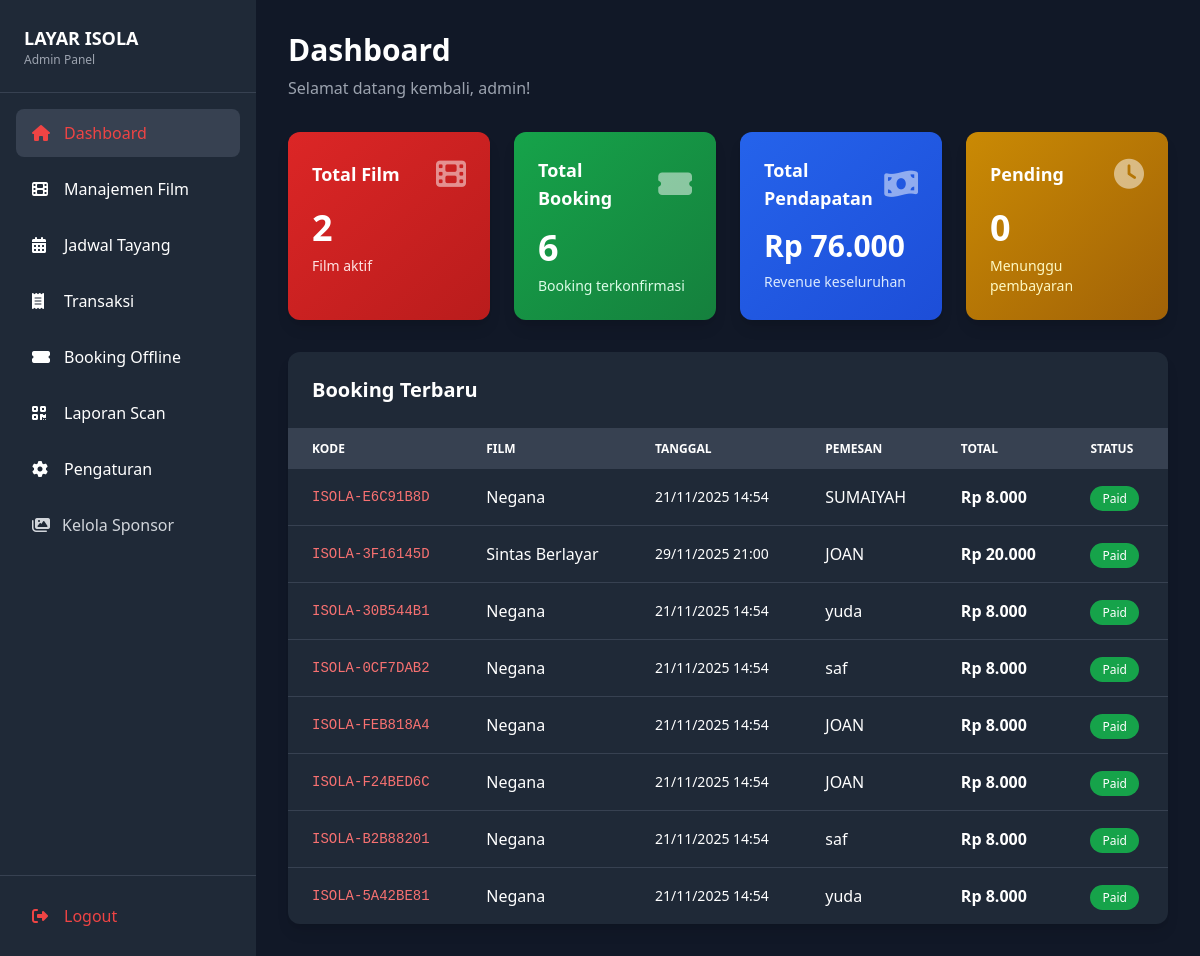
Page /admin/dashboard.php (signed in) on the committed database.
### tables this page shows
CREATE TABLE `settings` (
  `id` int(11) NOT NULL,
  `setting_key` varchar(100) NOT NULL,
  `setting_value` text DEFAULT NULL,
  `setting_type` varchar(50) DEFAULT 'text' COMMENT 'text, number, boolean, json',
  `description` text DEFAULT NULL,
  `updated_at` timestamp NULL DEFAULT current_timestamp() ON UPDATE current_timestamp()
);

CREATE TABLE `bookings` (
  `id` int(11) NOT NULL,
  `booking_code` varchar(20) NOT NULL,
  `schedule_id` int(11) NOT NULL,
  `customer_name` varchar(100) NOT NULL,
  `customer_email` varchar(100) DEFAULT NULL,
  `customer_phone` varchar(20) DEFAULT NULL,
  `seats` text NOT NULL COMMENT 'JSON array seat labels',
  `total_seats` int(11) NOT NULL,
  `total_price` decimal(10,2) NOT NULL,
  `booking_status` enum('pending','confirmed','cancelled','expired','used') DEFAULT 'pending',
  `payment_status` enum('unpaid','paid','failed','refunded') DEFAULT 'unpaid',
  `booking_date` timestamp NULL DEFAULT current_timestamp(),
  `expired_at` timestamp NULL DEFAULT NULL COMMENT 'Waktu booking akan expired jika belum bayar',
  `email_sent` tinyint(1) DEFAULT 0,
  `email_sent_at` timestamp NULL DEFAULT NULL,
  `used_at` timestamp NULL DEFAULT NULL
);

CREATE TABLE `films` (
  `id` int(11) NOT NULL,
  `title` varchar(200) NOT NULL,
  `description` text DEFAULT NULL,
  `duration` int(11) NOT NULL COMMENT 'Durasi dalam menit',
  `genre` varchar(100) DEFAULT NULL,
  `rating` varchar(10) DEFAULT NULL COMMENT 'G, PG, PG-13, R, dll',
  `release_date` date DEFAULT NULL,
  `cover_image` varchar(255) DEFAULT NULL COMMENT 'Path ke gambar cover',
  `trailer_url` varchar(255) DEFAULT NULL,
  `trailer_file` varchar(255) DEFAULT NULL,
  `second_film_id` int(11) DEFAULT NULL,
  `is_double_feature` tinyint(1) DEFAULT 0,
  `second_cover_image` varchar(255) DEFAULT NULL,
  `director` varchar(100) DEFAULT NULL,
  `cast` text DEFAULT NULL COMMENT 'Pemain utama',
  `status` enum('active','inactive') DEFAULT 'active',
  `created_at` timestamp NULL DEFAULT current_timestamp(),
  `updated_at` timestamp NULL DEFAULT current_timestamp() ON UPDATE current_timestamp()
);

CREATE TABLE `schedules` (
  `id` int(11) NOT NULL,
  `film_id` int(11) NOT NULL,
  `show_date` date NOT NULL,
  `show_time` time NOT NULL,
  `price` decimal(10,2) NOT NULL,
  `promo_price` decimal(10,2) DEFAULT NULL,
  `is_promo` tinyint(1) DEFAULT 0,
  `promo_start_date` date DEFAULT NULL,
  `promo_end_date` date DEFAULT NULL,
  `available_seats` int(11) DEFAULT 50 COMMENT 'Jumlah kursi tersedia',
  `total_seats` int(11) DEFAULT 50 COMMENT 'Total kursi di studio',
  `status` enum('active','inactive','full') DEFAULT 'active',
  `created_at` timestamp NULL DEFAULT current_timestamp()
);

### includes/functions.php (called while the page is built, shortened)
<?php
function getSetting($key, $default = '') {
    global $conn;
    $stmt = $conn->prepare("SELECT setting_value FROM settings WHERE setting_key = ?");
    $stmt->bind_param("s", $key);
    $stmt->execute();
    $result = $stmt->get_result();
    if ($row = $result->fetch_assoc()) {
        return $row['setting_value'];
    }
    return $default;
}
?>

### admin/dashboard.php (the view, shortened to what this page needs)
<?php
require_once '../includes/config.php';
$totalFilms = $conn->query("SELECT COUNT(*) as count FROM films WHERE status = 'active'")->fetch_assoc()['count'];
$totalBookings = $conn->query("SELECT COUNT(*) as count FROM bookings WHERE booking_status = 'confirmed'")->fetch_assoc()['count'];
$revenueResult = $conn->query("SELECT COALESCE(SUM(total_price), 0) as total FROM bookings WHERE payment_status = 'paid'");
$revenueData = $revenueResult->fetch_assoc();
$totalRevenue = floatval($revenueData['total']);
$pendingPayments = $conn->query("SELECT COUNT(*) as count FROM bookings WHERE payment_status = 'unpaid' AND booking_status = 'pending'")->fetch_assoc()['count'];
$recentBookings = $conn->query("SELECT b.*, f.title, s.show_date, s.show_time
                                FROM bookings b
                                JOIN schedules s ON b.schedule_id = s.id
                                JOIN films f ON s.film_id = f.id
                                ORDER BY b.booking_date DESC LIMIT 10");
?>
<!DOCTYPE html>
<html lang="id">
<head>
    <script src="https://cdn.tailwindcss.com"></script>
    <link rel="stylesheet" href="https://cdnjs.cloudflare.com/ajax/libs/font-awesome/6.4.0/css/all.min.css">
</head>
<body class="bg-gray-900 text-white">
    <div class="flex">
        <?php include 'includes/sidebar.php'; ?>
        <main class="flex-1 p-6 lg:p-8">
            <div class="mb-8">
                <h1 class="text-3xl font-bold mb-2">Dashboard</h1>
                <p class="text-gray-400">Selamat datang kembali, <?php echo htmlspecialchars($_SESSION['admin_username']); ?>!</p>
            </div>
            <div class="grid grid-cols-1 md:grid-cols-2 lg:grid-cols-4 gap-6 mb-8">
                <div class="bg-gradient-to-br from-red-600 to-red-700 rounded-xl p-6 shadow-lg">
                    <div class="flex items-center justify-between mb-4">
                        <h3 class="text-lg font-semibold">Total Film</h3>
                        <i class="fas fa-film text-3xl opacity-50"></i>
                    </div>
                    <p class="text-4xl font-bold"><?php echo $totalFilms; ?></p>
                    <p class="text-sm text-red-100 mt-2">Film aktif</p>
                </div>
                <div class="bg-gradient-to-br from-green-600 to-green-700 rounded-xl p-6 shadow-lg">
                    <div class="flex items-center justify-between mb-4">
                        <h3 class="text-lg font-semibold">Total Booking</h3>
                        <i class="fas fa-ticket-alt text-3xl opacity-50"></i>
                    </div>
                    <p class="text-4xl font-bold"><?php echo $totalBookings; ?></p>
                    <p class="text-sm text-green-100 mt-2">Booking terkonfirmasi</p>
                </div>
                <div class="bg-gradient-to-br from-blue-600 to-blue-700 rounded-xl p-6 shadow-lg">
                    <div class="flex items-center justify-between mb-4">
                        <h3 class="text-lg font-semibold">Total Pendapatan</h3>
                        <i class="fas fa-money-bill-wave text-3xl opacity-50"></i>
                    </div>
                    <p class="text-3xl font-bold">
                        <?php
                        if ($totalRevenue == 0) {
                            echo 'Rp 0';
                        } else {
                            echo 'Rp ' . number_format($totalRevenue, 0, ',', '.');
                        }
                        ?>
                    </p>
                    <p class="text-sm text-blue-100 mt-2">Revenue keseluruhan</p>
                </div>
                <div class="bg-gradient-to-br from-yellow-600 to-yellow-700 rounded-xl p-6 shadow-lg">
                    <div class="flex items-center justify-between mb-4">
                        <h3 class="text-lg font-semibold">Pending</h3>
                        <i class="fas fa-clock text-3xl opacity-50"></i>
                    </div>
                    <p class="text-4xl font-bold"><?php echo $pendingPayments; ?></p>
                    <p class="text-sm text-yellow-100 mt-2">Menunggu pembayaran</p>
                </div>
            </div>
            <div class="bg-gray-800 rounded-xl shadow-lg">
                <div class="p-6 border-b border-gray-700">
                    <h2 class="text-xl font-bold">Booking Terbaru</h2>
                </div>
                <div class="overflow-x-auto">
                    <table class="w-full">
                        <thead class="bg-gray-700">
                            <tr>
                                <th class="px-6 py-3 text-left text-xs font-semibold uppercase">Kode</th>
                                <th class="px-6 py-3 text-left text-xs font-semibold uppercase">Film</th>
                                <th class="px-6 py-3 text-left text-xs font-semibold uppercase">Tanggal</th>
                                <th class="px-6 py-3 text-left text-xs font-semibold uppercase">Pemesan</th>
                                <th class="px-6 py-3 text-left text-xs font-semibold uppercase">Total</th>
                                <th class="px-6 py-3 text-left text-xs font-semibold uppercase">Status</th>
                            </tr>
                        </thead>
                        <tbody class="divide-y divide-gray-700">
                            <?php if ($recentBookings && $recentBookings->num_rows > 0): ?>
                                <?php while ($booking = $recentBookings->fetch_assoc()): ?>
                                    <tr class="hover:bg-gray-700 transition">
                                        <td class="px-6 py-4 font-mono text-sm text-red-400"><?php echo $booking['booking_code']; ?></td>
                                        <td class="px-6 py-4"><?php echo htmlspecialchars($booking['title']); ?></td>
                                        <td class="px-6 py-4 text-sm"><?php echo date('d/m/Y H:i', strtotime($booking['show_date'] . ' ' . $booking['show_time'])); ?></td>
                                        <td class="px-6 py-4"><?php echo htmlspecialchars($booking['customer_name']); ?></td>
                                        <td class="px-6 py-4 font-semibold">
                                            <?php echo 'Rp ' . number_format($booking['total_price'], 0, ',', '.'); ?>
                                        </td>
                                        <td class="px-6 py-4">
                                            <?php
                                            $statusClass = $booking['payment_status'] === 'paid' ? 'bg-green-600' : ($booking['payment_status'] === 'unpaid' ? 'bg-yellow-600' : 'bg-red-600');
                                            $statusText = ucfirst($booking['payment_status']);
                                            ?>
                                            <span class="<?php echo $statusClass; ?> text-white text-xs px-3 py-1 rounded-full">
                                                <?php echo $statusText; ?>
                                            </span>
                                        </td>
                                    </tr>
                                <?php endwhile; ?>
                            <?php endif; ?>
                        </tbody>
                    </table>
                </div>
            </div>
        </main>
    </div>
</body>
</html>

### admin/includes/sidebar.php (shortened to what this page needs)
<aside id="sidebar" class="fixed lg:sticky top-0 left-0 h-screen bg-gray-800 w-64 transform -translate-x-full lg:translate-x-0 transition-transform duration-300 z-50 overflow-y-auto">
    <div class="p-6 border-b border-gray-700">
        <div class="flex items-center space-x-3">
            <div>
                <h2 class="font-bold text-lg"><?php echo getSetting('site_name', 'ISOLA SCREEN'); ?></h2>
                <p class="text-xs text-gray-400">Admin Panel</p>
            </div>
        </div>
    </div>
    <nav class="p-4">
        <ul class="space-y-2">
            <li>
                <a href="dashboard.php" class="flex items-center space-x-3 px-4 py-3 rounded-lg hover:bg-gray-700 transition <?php echo basename($_SERVER['PHP_SELF']) == 'dashboard.php' ? 'bg-gray-700 text-red-500' : ''; ?>">
                    <i class="fas fa-home w-5"></i>
                    <span>Dashboard</span>
                </a>
            </li>
            <li>
                <a href="films.php" class="flex items-center space-x-3 px-4 py-3 rounded-lg hover:bg-gray-700 transition <?php echo basename($_SERVER['PHP_SELF']) == 'films.php' ? 'bg-gray-700 text-red-500' : ''; ?>">
                    <i class="fas fa-film w-5"></i>
                    <span>Manajemen Film</span>
                </a>
            </li>
            <li>
                <a href="schedules.php" class="flex items-center space-x-3 px-4 py-3 rounded-lg hover:bg-gray-700 transition <?php echo basename($_SERVER['PHP_SELF']) == 'schedules.php' ? 'bg-gray-700 text-red-500' : ''; ?>">
                    <i class="fas fa-calendar-alt w-5"></i>
                    <span>Jadwal Tayang</span>
                </a>
            </li>
            <li>
                <a href="transactions.php" class="flex items-center space-x-3 px-4 py-3 rounded-lg hover:bg-gray-700 transition <?php echo basename($_SERVER['PHP_SELF']) == 'transactions.php' ? 'bg-gray-700 text-red-500' : ''; ?>">
                    <i class="fas fa-receipt w-5"></i>
                    <span>Transaksi</span>
                </a>
            </li>
            <li>
                <a href="create-offline-booking.php" class="flex items-center space-x-3 px-4 py-3 rounded-lg hover:bg-gray-700 transition <?php echo basename($_SERVER['PHP_SELF']) == 'create-offline-booking.php' ? 'bg-gray-700 text-red-500' : ''; ?>">
                    <i class="fas fa-ticket-alt w-5"></i>
                    <span>Booking Offline</span>
                </a>
            </li>
            <li>
                <a href="scan-reports.php" class="flex items-center space-x-3 px-4 py-3 rounded-lg hover:bg-gray-700 transition <?php echo basename($_SERVER['PHP_SELF']) == 'scan-reports.php' ? 'bg-gray-700 text-red-500' : ''; ?>">
                    <i class="fas fa-qrcode w-5"></i>
                    <span>Laporan Scan</span>
                </a>
            </li>
            <li>
                <a href="settings.php" class="flex items-center space-x-3 px-4 py-3 rounded-lg hover:bg-gray-700 transition <?php echo basename($_SERVER['PHP_SELF']) == 'settings.php' ? 'bg-gray-700 text-red-500' : ''; ?>">
                    <i class="fas fa-cog w-5"></i>
                    <span>Pengaturan</span>
                </a>
            </li>
            <li class="mb-2">
                <a href="sponsors.php" class="flex items-center px-4 py-3 text-gray-300 hover:bg-gray-700 hover:text-white rounded-lg transition <?php echo basename($_SERVER['PHP_SELF']) == 'sponsors.php' ? 'bg-gray-700 text-white' : ''; ?>">
                    <i class="fas fa-images mr-3"></i>
                    <span>Kelola Sponsor</span>
                </a>
            </li>
        </ul>
    </nav>
    <div class="absolute bottom-0 left-0 right-0 p-4 border-t border-gray-700 bg-gray-800">
        <a href="logout.php" class="flex items-center space-x-3 px-4 py-3 rounded-lg hover:bg-red-600 transition text-red-500 hover:text-white">
            <i class="fas fa-sign-out-alt w-5"></i>
            <span>Logout</span>
        </a>
    </div>
</aside>

### rows in the picture
settings: setting_value "LAYAR ISOLA"
bookings: booking_code "ISOLA-E6C91B8D", films.title "Negana", schedule.show_time "21/11/2025 14:54", customer_name "SUMAIYAH", total_price "8.000", payment_status "Paid"
bookings: booking_code "ISOLA-3F16145D", films.title "Sintas Berlayar", schedule.show_time "29/11/2025 21:00", customer_name "JOAN", total_price "20.000", payment_status "Paid"
bookings: booking_code "ISOLA-30B544B1", films.title "Negana", schedule.show_time "21/11/2025 14:54", customer_name "yuda", total_price "8.000", payment_status "Paid"
bookings: booking_code "ISOLA-0CF7DAB2", films.title "Negana", schedule.show_time "21/11/2025 14:54", customer_name "saf", total_price "8.000", payment_status "Paid"
bookings: booking_code "ISOLA-FEB818A4", films.title "Negana", schedule.show_time "21/11/2025 14:54", customer_name "JOAN", total_price "8.000", payment_status "Paid"
bookings: booking_code "ISOLA-F24BED6C", films.title "Negana", schedule.show_time "21/11/2025 14:54", customer_name "JOAN", total_price "8.000", payment_status "Paid"
bookings: booking_code "ISOLA-B2B88201", films.title "Negana", schedule.show_time "21/11/2025 14:54", customer_name "saf", total_price "8.000", payment_status "Paid"
bookings: booking_code "ISOLA-5A42BE81", films.title "Negana", schedule.show_time "21/11/2025 14:54", customer_name "yuda", total_price "8.000", payment_status "Paid"

### other values in the picture
$_SESSION['admin_username'] "admin"
$totalFilms "2"
$totalBookings "6"
$totalRevenue "76.000"
$pendingPayments "0"
